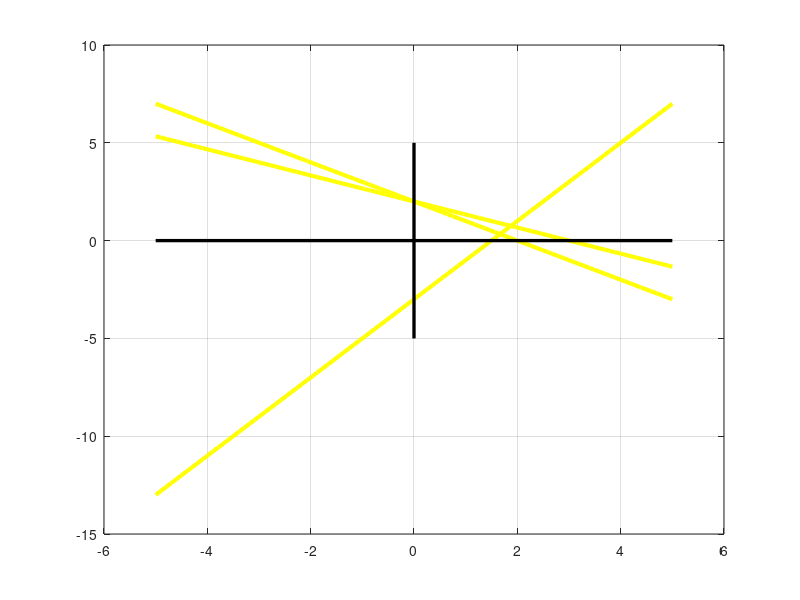

Here is the MATLAB script that generated this plot: (Note: this script raises an error after producing the figure.)
f1 = inline('2*x- 3','x')
f2 = inline('(2*x-6)/(-3)','x')
f3 = inline('2-x','x')
A=-5; B=5; 
x1=linspace(A,B,100);
y1=f1(x1);
plot(x1,y1,'y','Linewidth',3) %Constructia graficului  functiei f

grid on
hold on

x2=linspace(A,B,100);
y2=f2(x2);
plot(x2,y2,'y','Linewidth',3) %Constructia graficului  functiei f

x3=linspace(A,B,100);
y3=f3(x3);
plot(x3,y3,'y','Linewidth',3) %Constructia graficului  functiei f


plot([A B], [0 0],'k','Linewidth',2.4) %Reprezentarea axei Ox
plot([0 0], [A B],'k','Linewidth',2.4); %Reprezentarea axei Oy

[xi,yi] = polyxpoly(x1,y1,x2,y2);
[xj,yj] = polyxpoly(x3,y3,x2,y2);
[xk,yk] = polyxpoly(x3,y3,x1,y1);
mapshow(xi,yi,'DisplayType' ,'point','Marker','o')
mapshow(xj,yj,'DisplayType','point','Marker','o')
mapshow(xk,yk,'DisplayType','point','Marker','o')

patch([xi xj xk],[yi yj yk],0.2);

xlabel('x')
ylabel('y')
